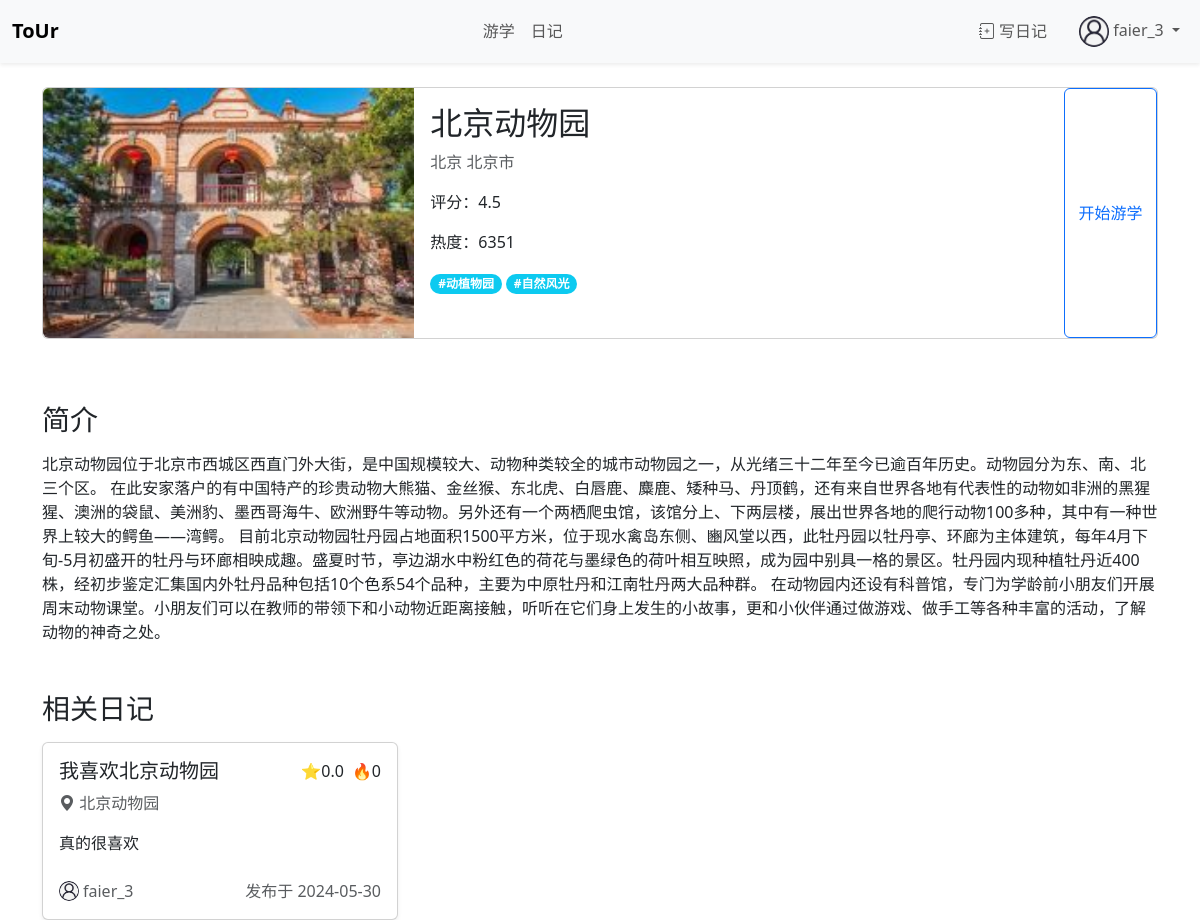
The page /travel/2/ (signed in) on the database its author committed.
### account/models.py (models this page shows, shortened)
class CustomUser(AbstractUser):
    interests = models.ManyToManyField(Category)
    avatar = models.ImageField(upload_to=user_avatar_path, blank=True, null=True)

### travel/models.py (models this page shows, shortened)
class Destination(models.Model):
    name = models.CharField(max_length=50, unique=True)
    type = models.CharField(max_length=1, choices={('s', '景区'), ('u','学校')}, default='s')
    province = models.CharField(max_length=15)
    city = models.CharField(max_length=15)
    description = models.TextField(blank=True)
    image = models.ImageField(upload_to=dest_pic_path, blank=True, null=True)
    popularity = models.IntegerField(default=0, blank=True)
    rating = models.DecimalField(max_digits=2, decimal_places=1, default=0, blank=True, validators=[
            MinValueValidator(0, message="Rating must be at least 0"),
            MaxValueValidator(5, message="Rating cannot be greater than 5"),
        ])
    tags = models.ManyToManyField(Category)
    mapjson = models.TextField(default='{}', help_text="请粘贴地图的json文字") # 存储地图的json文件

class Category(models.Model):
    name = models.CharField(max_length=10, unique=True)
    def __str__(self):
        return self.name

### diary/models.py (models this page shows, shortened)
class Diary(models.Model):
    author = models.ForeignKey(User, on_delete=models.SET_NULL, null=True)
    pub_time = models.DateTimeField(default=timezone.now, blank=True)
    title = models.CharField(max_length=100)
    content = models.TextField()
    popularity = models.IntegerField(default=0, blank=True)
    rating = models.DecimalField(max_digits=2, decimal_places=1, default=0, blank=True, validators=[
            MinValueValidator(0, message="Rating must be at least 0"),
            MaxValueValidator(5, message="Rating cannot be greater than 5"),
        ])
    location = models.ForeignKey(Destination, on_delete=models.PROTECT)

### travel/views.py (the view)
# urls.py: path('<int:dest_id>/', views.detail, name='detail'),
def detail(request, dest_id):
    dest = get_object_or_404(Destination, pk=dest_id)
    related_diaries = Diary.objects.filter(location=dest).order_by('-rating')
    context = {
        'dest': dest,
        'related_diaries': related_diaries,
    }
    return render(request, 'travel/detail.html', context)

### template/travel/detail.html (shortened to what this page needs)
{% extends 'base.html' %}
{% block mainbody %}
<div class="container mt-4">
    <div class="row">
        <div class="col-md-12">
            <div class="card mb-3 ">
                <div class="row g-0 h-100">
                    <div class="col-md-4 overflow-hidden" style="height: 250px">
                        {% if dest.image %}
                        <img src="{{ dest.image.url }}" class="img-fluid rounded-start h-100 w-100 object-fit-cover " alt="{{ dest.name }}">
                        {% else %}
                        <img src="https://moreishmarketing.com/app/uploads/2020/09/img_placeholder_1024x768.jpg" class="img-fluid rounded-start" alt="默认图片">
                        {% endif %}
                    </div>
                    <div class="col-md-7">
                        <div class="card-body h-100">
                            <h2 class="card-title">{{ dest.name }}</h2>
                            <p class="card-text text-muted">{{ dest.province }} {{ dest.city }}</p>
                            <div class="">
                                <p>评分：{{ dest.rating }}</p>
                                <p>热度：{{ dest.popularity }}</p>
                            </div>
                            <div class="mt-auto ">
                                {% for tag in dest.tags.all %}
                                <span class="badge bg-info rounded-pill">#{{tag}}</span>
                                {% endfor %}
                            </div>
                        </div>
                    </div>
                    <a href="{% url 'travel:map' dest_id=dest.id %}" class="btn btn-outline-primary  col-md-1 d-flex align-items-center justify-content-center">
                        <span>开始游学</span>
                    </a>
                </div>
            </div>
        </div>
    </div>
    <h3 class="mt-5 mb-3">简介</h3>
    <p class="card-text">{{ dest.description }}</p>
    <h3 class="mb-3 mt-5 ">相关日记</h3>
    <div class="row row-cols-1 row-cols-md-2 row-cols-lg-3 g-4">
        {% if related_diaries %}
        {% for diary in related_diaries %}
            {% include 'diary/diary_card.html' with diary=diary %}
        {% endfor %}
        {% else %}
        <p class="card-text">暂无相关日记</p>
        {% endif %}
    </div>
</div>
{% endblock %}

### template/base.html (shortened to what this page needs)
{% load static %}
<!DOCTYPE html>
<html lang="zh-CN">
<head>
    <link href="https://cdn.jsdelivr.net/npm/bootstrap@5.3.3/dist/css/bootstrap.min.css" rel="stylesheet">
    <link href="https://cdn.jsdelivr.net/npm/bootstrap-icons/font/bootstrap-icons.css" rel="stylesheet">
    <link rel="stylesheet" href="{% static 'css/my_style.css' %}">
</head>
<body>
  <nav class="navbar navbar-expand navbar-light bg-light shadow-sm sticky-top " style="z-index: 10;">
    <div class="container-fluid">
      <a class="navbar-brand fw-bold" href="{% url 'travel:index' %}">ToUr</a>
      <ul class="navbar-nav mx-auto">
        <li class="nav-item">
          <a class="nav-link" href="/travel/">游学</a>
        </li>
        <li class="nav-item">
          <a class="nav-link" href="/diary/">日记</a>
        </li>
      </ul>
      <ul class="navbar-nav">
        <li class="nav-item">
          <a class="nav-link" href="#" data-bs-toggle="modal" data-bs-target="#addDiaryModal">
            <i class="bi bi-journal-plus"></i> 写日记
          </a>
        </li>
      </ul>
      <ul class="navbar-nav ms-3">
        {% if user.is_authenticated %}
        <li class="nav-item dropdown">
          <a class="nav-link dropdown-toggle" href="#" id="navbarDropdownMenuLink" role="button" data-bs-toggle="dropdown" aria-expanded="false">
            {% include 'user_avatar.html' with size=30 user=user %}
            <span>{{ user.username }}</span>
          </a>
        </li>
        {% else %}
        <a href="{% url 'account:login' %}" class="text-primary text-decoration-none">登录</a>
        {% endif %}
      </ul>
    </div>
  </nav>
  {% block mainbody %}{% endblock %}
  </body>
</html>

### template/user_avatar.html
{% load static %}
<img src="
        {% if user.avatar%}
        {{ user.avatar.url }}
        {% else %}
        {% static 'img/default_avatar.jpg' %}
        {% endif %}
        " alt="用户头像" style="width: {{ size }}px; height: {{ size }}; border-radius: 50%; ">

### template/diary/diary_card.html (shortened to what this page needs)
<div class="col">
  <a href="{% url 'diary:detail' diary.pk %}" style="color: inherit; text-decoration: none;">
    <div class="card h-100 mb-0 shadow-sm ">
      <div class="card-body d-flex flex-column ">
        <div class="d-flex justify-content-between mb-2">
          <h5 class="card-title mb-0 text-truncate" title="{{ diary.title }}">{{ diary.title }}</h5>
          <span class="ms-auto ">⭐{{ diary.rating }}</span>
          <span class="full-width ms-2">🔥{{ diary.popularity }}</span>
        </div>
        <div class="mb-3">
          <i class="bi bi-geo-alt-fill text-muted"></i>
          <span class="card-text text-muted">{{ diary.location.name}}</span>
        </div>
        <span class="card-text truncate-lines mb-4 ">{{ diary.content }}</span>
        <div class="d-flex align-items-center mt-auto ">
          {% include 'user_avatar.html' with size=20 user=diary.author %}
          <span class="card-text text-muted ms-1 text-truncate ">{{ diary.author.username }}</span>
          <span class="card-text text-muted ms-auto full-width">发布于 {{ diary.pub_time | date:"Y-m-d"}}</span>
        </div>
      </div>
    </div>
  </a>
</div>

### static/css/my_style.css (style rules this page uses)
.full-width { min-width: fit-content; }
.truncate-lines { display: -webkit-box; overflow: hidden; -webkit-line-clamp: 2; -webkit-box-orient: vertical; }

### rows shown on the page
CustomUser: username "faier_3"
Destination: image (picture), name "北京动物园", province "北京", city "北京市", rating "4.5", popularity "6351", description "北京动物园位于北京市西城区西直门外大街，是中国规模较大、动物种类较全的城市动物园之一，从光绪三十二年至今已逾百年历史。动物园分为东、南、北三个区。 在此安家落户的有中国特产的珍贵动物大熊猫、金丝猴、东北虎、白唇鹿、麋鹿、矮种马、丹顶鹤，还有来自世界各地有代表性的动物如非洲的黑猩猩、澳洲的袋鼠、美洲豹、墨西哥海牛、欧洲野牛等动物。另外还有一个两栖爬虫馆，该馆分上、下两层楼，展出世界各地的爬行动物100多种，其中有一种世界上较大的鳄鱼——湾鳄。 目前北京动物园牡丹园占地面积1500平方米，位于现水禽岛东侧、豳风堂以西，此牡丹园以牡丹亭、环廊为主体建筑，每年4月下旬-5月初盛开的牡丹与环廊相映成趣。盛夏时节，亭边湖水中粉红色的荷花与墨绿色的荷叶相互映照，成为园中别具一格的景区。牡丹园内现种植牡丹近400株，经初步鉴定汇集国内外牡丹品种包括10个色系54个品种，主要为中原牡丹和江南牡丹两大品种群。 在动物园内还设有科普馆，专门为学龄前小朋友们开展周末动物课堂。小朋友们可以在教师的带领下和小动物近距离接触，听听在它们身上发生的小故事，更和小伙伴通过做游戏、做手工等各种丰富的活动，了解动物的神奇之处。"
Category: name "动植物园"
Category: name "自然风光"
Diary: title "我喜欢北京动物园", rating "0.0", popularity "0", location.name "北京动物园", content "真的很喜欢", author.username "faier_3", pub_time "2024-05-30"
